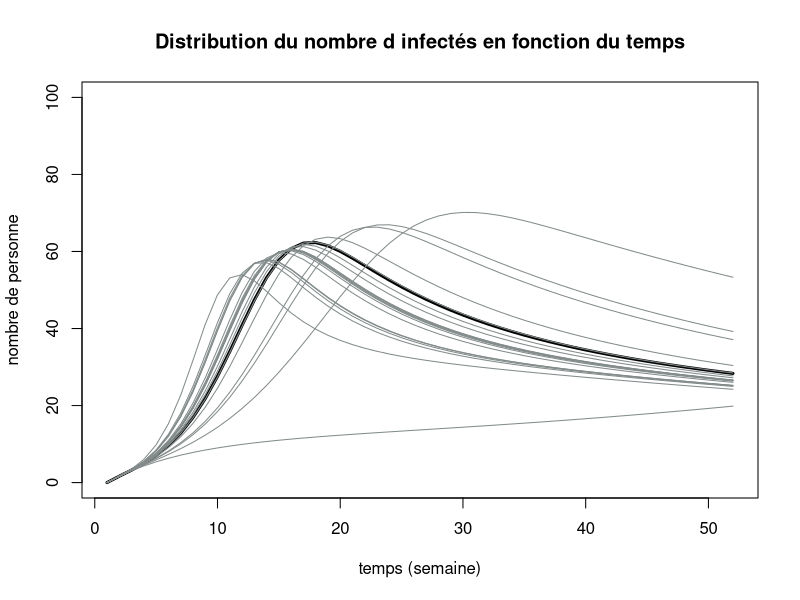

Write R code to recreate this figure.
#install.packages("deSolve")
library(deSolve) # using the "ode" function

pop = 100 #cumul_cases$population[1]

time_values <- seq(1,52)#switch(menu(c("Avant confinement", "Pendant confinement", "Deconfinement", "Reconfinement","Tout"),title = "Choix de la période") + 1,
#cat("Nothing done\n"), seq(1,12), seq(12,18),seq(18,45),seq(45,53),seq(1,53))

sir_equations <- function(time, variables, parameters) {
  with(as.list(c(variables, parameters)), {
    dS <- alpha * R - beta * (IA + IS) * S 
    dE <- beta * (IA + IS) * S - theta * E
    dIA <- theta * (1-p) * E - delta1 * IA
    dIS <- theta * p * E - delta2 * IS - delta3 * IS - delta4 * IS
    dH <- delta3 * IS - tau1 * H - tau2 * H
    dR <-  delta1 * IA + delta2 * IS + tau1 * H - alpha * R
    dD <- delta4 * IS + tau2 * H
    
    return(list(c(dS, dE, dIA, dIS, dH, dR, dD)))
  })
}

parameters_values <- c(
  alpha  = 0, #0.7, #wailing rate (/day)
  beta   = 0.02,#3/pop, # infectious contact rate (/person/day)
  theta  = 0.09,#6,#0.7504383, #0.01117611, #0.005249621, #, #incubation rate (/day)
  p = 0.6, #probability of being symp. 
  delta1 = 0.01,#pop/10000, #sick rate (/day) asymp -> recov
  delta2 = 0.05,#pop/10000, #symp-> recov
  delta3 = 0.076098649976568,#0.008602710, #0.1, #symp -> hosp
  delta4 = 0.010610788180481	,#0.9080994/pop, #symp-> dead
  tau1   = 0.1, #time in the hospital (/people) -> recov
  tau2   = 0.00970733351719395 #time in the hospital (/people) -> dead
)

initial_values <- c(
  S = pop - 10,# 9.95025,#31.552809,#7.176168,#16.95702,#number of susceptibles at time = 0
  E = 0,  #0.9892063,#1.5946747,#1.264095,#48.307886,#  number of exposed at time = 0
  IA = 0, #14.519098,#3.468553,#5.311784,#9.52086087,# number of infectious asymptomatic at time = 0
  IS = 1,  #4.810332,#2.744644,#1.814296,#9.5334571,# number of infectious sympomatic at time = 0
  H = 0, #23.090997,#6.792122,#10.957224,#2.39469240,# beds[time_values[1]], # number of hospitalized at time = 0
  R = 0, #9.220140,#23.63181,#50.292499,#3.69773197,# number of recovered (and immune) at time = 0
  D = 0 #28.41998#21.21539#14.1839346#0.58835191#number of dead at time = 0
)

sir_values <- ode(
  y = initial_values,
  times = time_values,
  func = sir_equations,
  parms = parameters_values 
)

plot(sir_values[,1], sir_values[,4]+sir_values[,3], col = "black", type = "l",xlim = c(time_values[1],time_values[length(time_values)]),ylim = c(0, pop),lwd=3,
     xlab = "temps (semaine)", ylab = "nombre de personne",main = 'Distribution du nombre d infectés en fonction du temps')

for (i in rnorm(n=20, mean = 0.09, sd = 0.05)){
  parameters_values[3] = i
  #Solve the equations 
  sir_values <- ode(
    y = initial_values,
    times = time_values,
    func = sir_equations,
    parms = parameters_values 
  )
  par(new = TRUE)
  lines(sir_values[,1], sir_values[,4]+sir_values[,3], type = "l", col = "azure4",cex=0.5,xlim = c(time_values[1],time_values[length(time_values)]),ylim = c(0, pop),lwd=1,
       )
}
